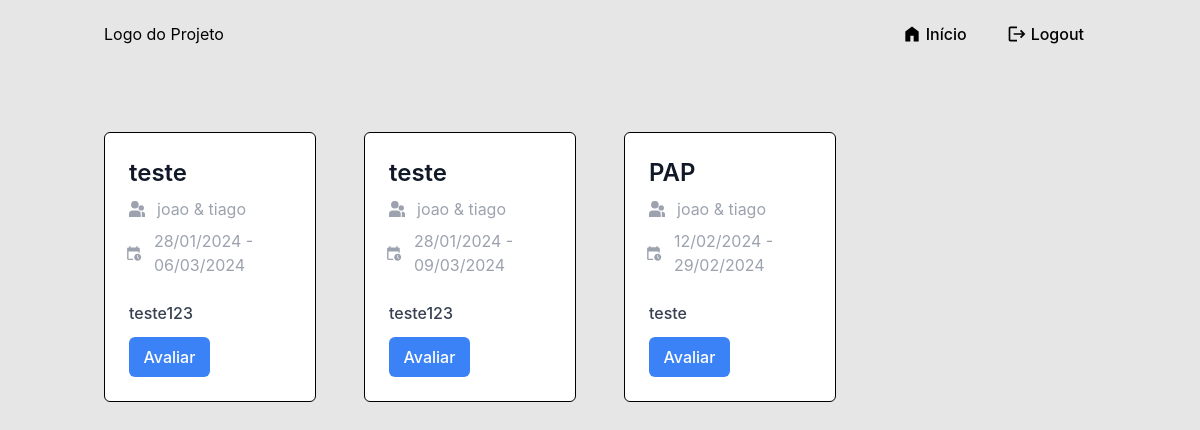
Page /pages/home.php (signed in) on the committed database.
### tables this page shows
CREATE TABLE `paps` (
  `id_paps` int(11) NOT NULL PRIMARY KEY AUTO_INCREMENT,
  `titulo` varchar(255) NOT NULL,
  `descricao` mediumtext NOT NULL,
  `cargo` varchar(255) NOT NULL,
  `aluno1` varchar(255) NOT NULL,
  `aluno2` varchar(255) NOT NULL,
  `nome_professor` varchar(255) NOT NULL,
  `data_inicio` date NOT NULL,
  `data_entrega` date NOT NULL,
  `avaliacao_final` int(11) NOT NULL
);

### pages/home.php (the view, shortened to what this page needs)
<?php
include('../includes/connection.php');
$stmt = $conn->prepare("SELECT * FROM paps");
if(!$stmt->execute()) {
	echo "Error: " . $stmt->error;
	exit;
  }
$projeto = $stmt->get_result();
function trimStr($text) {
    $maxLength = 150;
    if (strlen($text) > $maxLength) {
        echo substr($text, 0, $maxLength).'...';
    } else {
        echo $text;
    }
}
function formatStudents($student, $otherStudent) {
	if($student && $otherStudent) {
		echo $student . " & " . $otherStudent;
	} else {
		echo $student;
	}
}
function formatDates($sDate, $eDate) {
	$startDate = date_create($sDate);
	$endDate = date_create($eDate);
	if($startDate && $endDate) {
		echo date_format($startDate,"d/m/Y") . " - " . date_format($endDate,"d/m/Y");
	}
}
?>
<!DOCTYPE html>
<html>
	<head>
		<link href="../css/style.css" rel="stylesheet" type="text/css">
		<script src="https://cdn.tailwindcss.com"></script>
	</head>
	<body class="loggedin">
		<?php
		include('../includes/nav.php');
		?>
		<div class="container mx-auto mt-12 p-4">
			<div class="grid grid-cols-1 md:grid-cols-3 lg:grid-cols-4 gap-12">
				<?php while ($row = $projeto->fetch_assoc()): ?>
					<div class="p-6 bg-white rounded-md border border-black flex flex-col gap-3 justify-between h-54">
						<div class="flex flex-col">
							<h2 class="text-gray-900 text-2xl font-semibold"><?php echo htmlspecialchars($row['titulo'], ENT_QUOTES, 'UTF-8');?></h2>
							<div class="text-regular text-gray-400 mt-2 flex items-center gap-x-3">
								<?php echo formatStudents(htmlspecialchars($row['aluno1'], ENT_QUOTES, 'UTF-8'), htmlspecialchars($row['aluno2'], ENT_QUOTES, 'UTF-8'));?>
							</div>
							<div class="text-regular text-gray-400 mt-2 flex items-center gap-x-3 -ml-1">
								<?php echo formatDates(htmlspecialchars($row['data_inicio'], ENT_QUOTES, 'UTF-8'), htmlspecialchars($row['data_entrega'], ENT_QUOTES, 'UTF-8'));?>
							</div>
							<p class="mt-6 text-gray-700 font-medium mt-6"><?php trimStr(htmlspecialchars($row['descricao'], ENT_QUOTES, 'UTF-8'));?></p>
						</div>
						<a href="projeto.php?id_paps=<?php echo $row['id_paps']; ?>" class="bg-blue-500 hover:bg-blue-600 transition-all duration-150 ease-in-out w-full lg:w-2/4  py-2 px-3 text-white font-medium rounded-md text-center">
							Avaliar
						</a>
					</div>
				<?php endwhile; ?>
			</div>
		</div>
	</body>
</html>

### includes/nav.php (shortened to what this page needs)
<nav aria-label="navigation" class="container mx-auto flex items-center justify-between p-4">
    <a aria-label="logo" href="/" class="inline-flex text-black items-center justify-center rounded-lg">
        Logo do Projeto
    </a>
    <ul class="flex items-center gap-2 text-sm font-medium text-black">
        <li class="rounded-lg px-3 py-2 hover:text-blue-500 ease-in duration-200 hover:cursor-pointer" aria-label="projects">
            <a href="home.php" class="flex gap-1 items-center">
            <svg xmlns="http://www.w3.org/2000/svg" class="h-5 w-5" viewBox="0 0 24 24"><path fill="currentColor" d="M4 21V9l8-6l8 6v12h-6v-7h-4v7z"/></svg>
                Início
        </li>
        <li class="rounded-lg px-3 py-2 hover:text-blue-500 ease-in duration-200 hover:cursor-pointer" aria-label="contact">
            <a href="../actions/logout.php" class="flex items-center gap-1">
            <svg xmlns="http://www.w3.org/2000/svg" class="h-5 w-5" viewBox="0 0 24 24"><path fill="currentColor" d="m17 7l-1.41 1.41L18.17 11H8v2h10.17l-2.58 2.58L17 17l5-5zM4 5h8V3H4c-1.1 0-2 .9-2 2v14c0 1.1.9 2 2 2h8v-2H4z"/></svg>
                Logout
            </a>
            </li>
    </ul>
</nav>

### css/style.css (style rules this page uses)
* { box-sizing: border-box; font-family: -apple-system, BlinkMacSystemFont, "segoe ui", roboto, oxygen, ubuntu, cantarell, "fira sans", "droid sans", "helvetica neue", Arial, sans-serif; font-size: 16px; }
body { background-color: #e6e6e6; }

### rows in the picture
paps: titulo "teste", aluno1 "joao", aluno2 "tiago", data_inicio "28/01/2024", data_entrega "06/03/2024", descricao "teste123"
paps: titulo "teste", aluno1 "joao", aluno2 "tiago", data_inicio "28/01/2024", data_entrega "09/03/2024", descricao "teste123"
paps: titulo "PAP", aluno1 "joao", aluno2 "tiago", data_inicio "12/02/2024", data_entrega "29/02/2024", descricao "teste"
